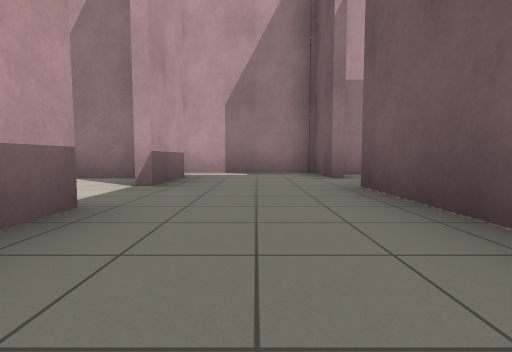
[1] (above)

24 first-person views from a walk through a world built for the Player/Stage simulator. The camera is 0.72 m above the floor, tilts 4° down and sees 85° across. Floor lines are 1 m apart. The floor is counted in squares, 2 m on a side. Each view is taken from the middle of a square. On the plan, view 1 faces up. The plan holds only what a view shows up to about 9 squares ahead; the rest is blank. The place goes on beyond the plan.

[2]
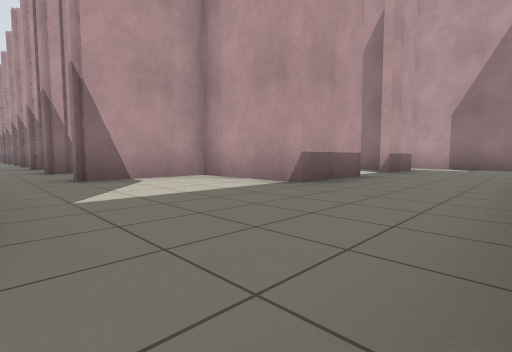

[3]
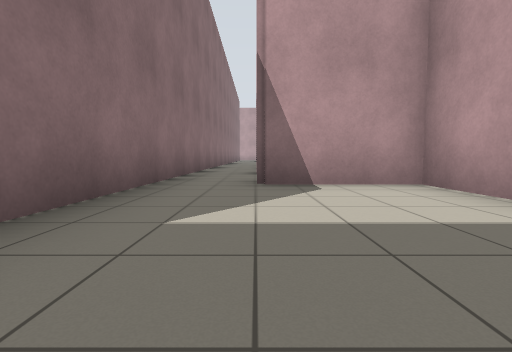

[4]
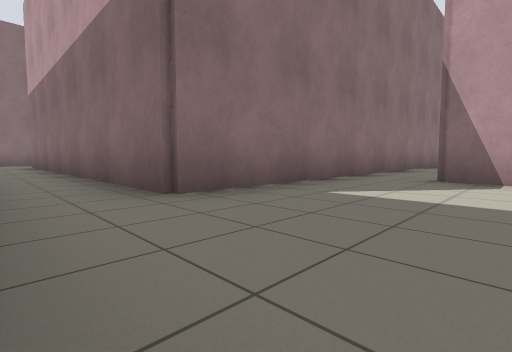

[5]
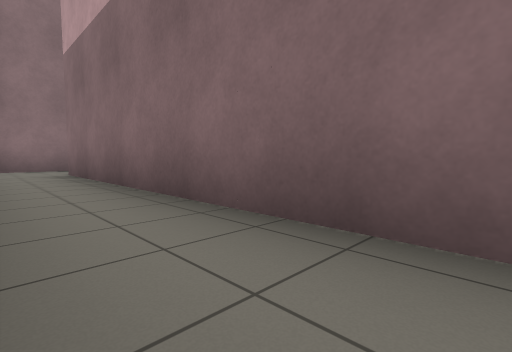

[6]
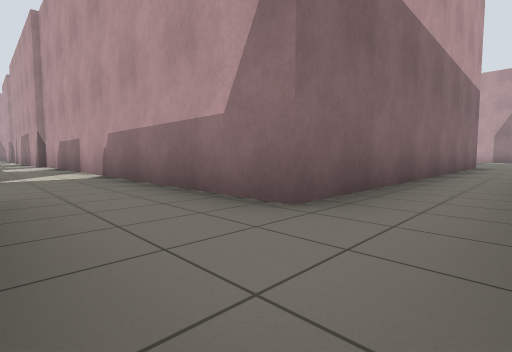

[7]
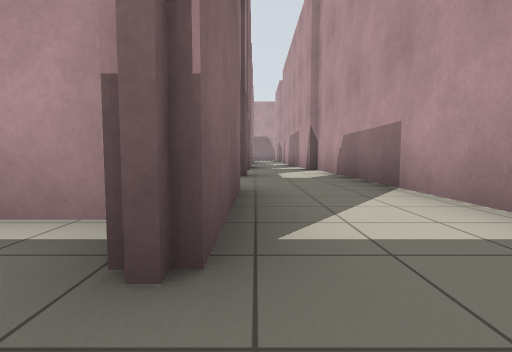

[8]
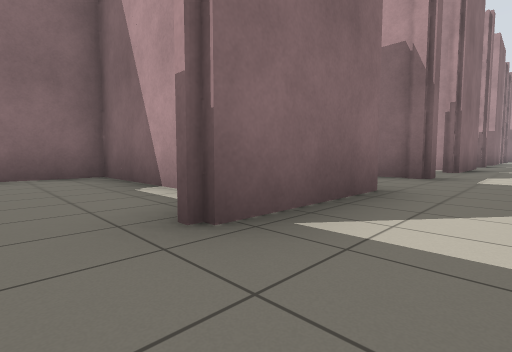

[9]
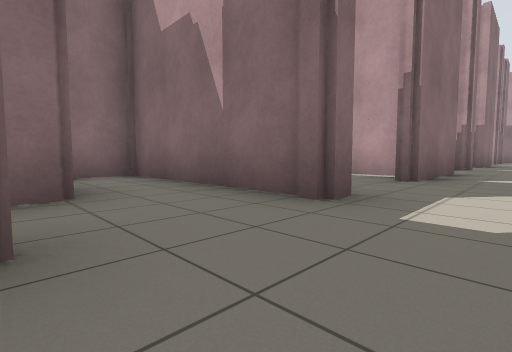

[10]
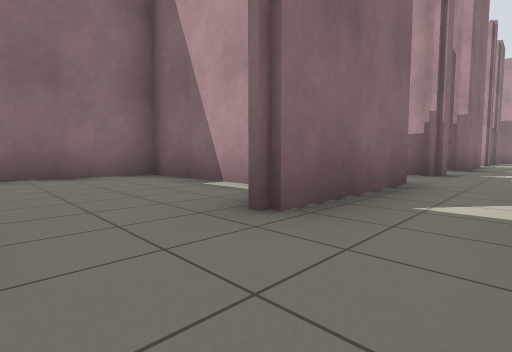

[11]
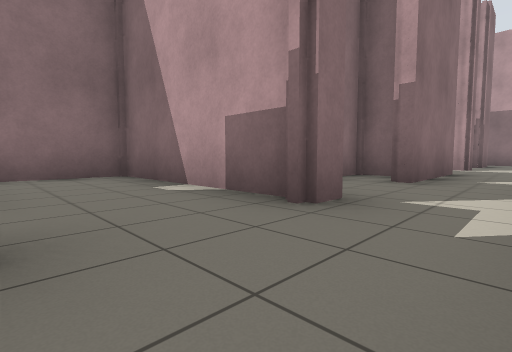

[12]
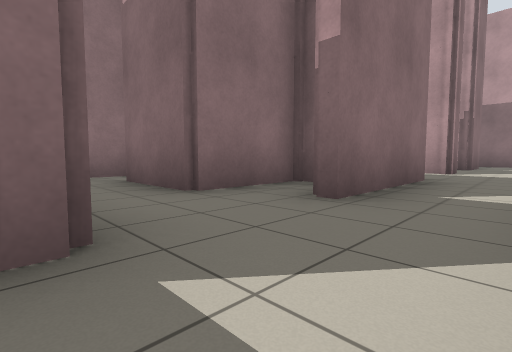

[13]
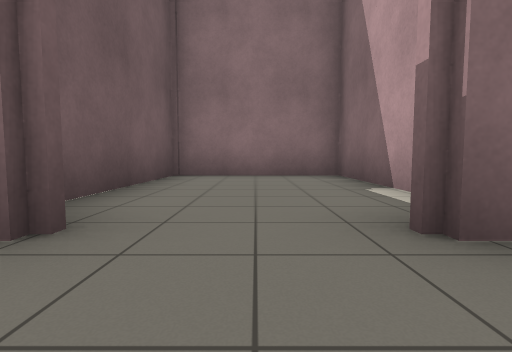

[14]
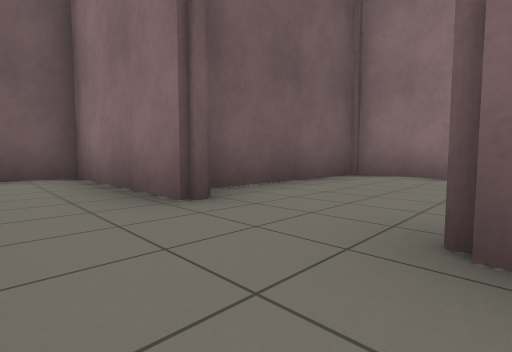

[15]
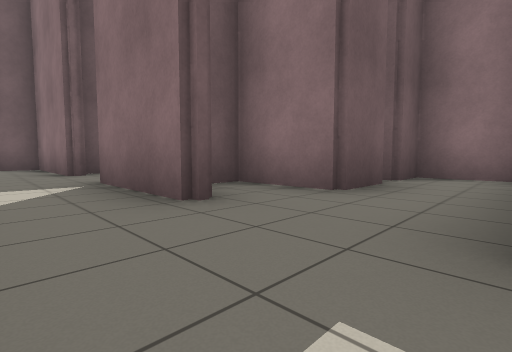

[16]
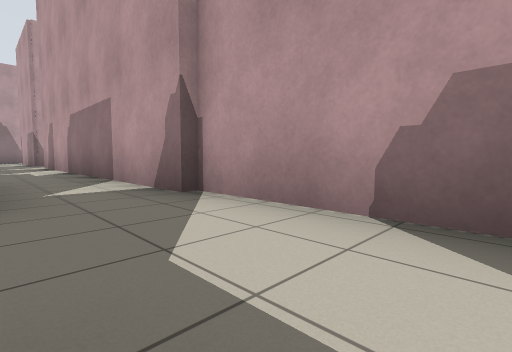

[17]
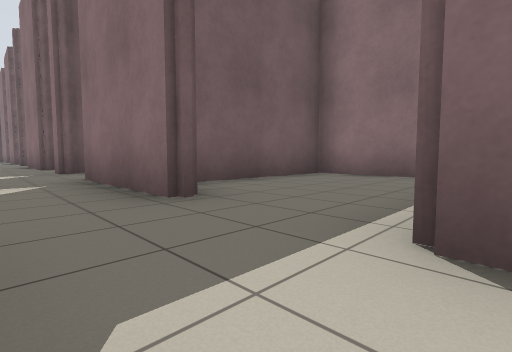

[18]
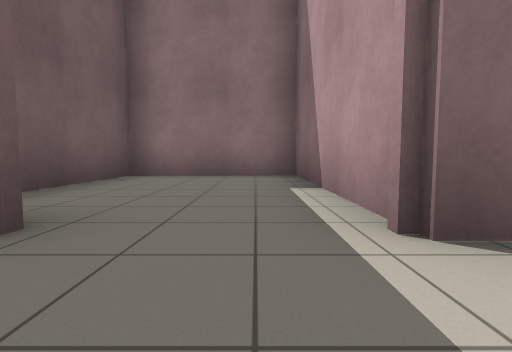

[19]
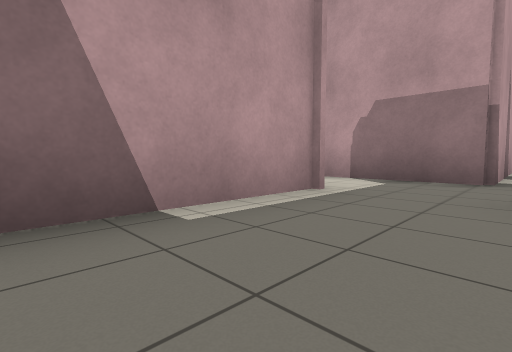

[20]
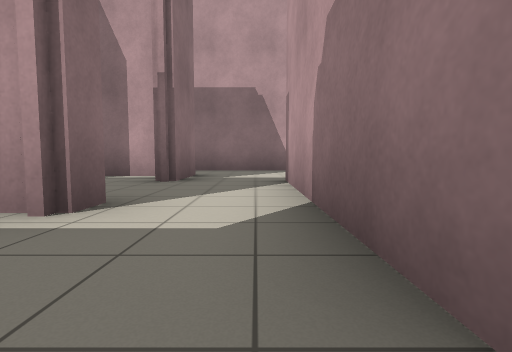

[21]
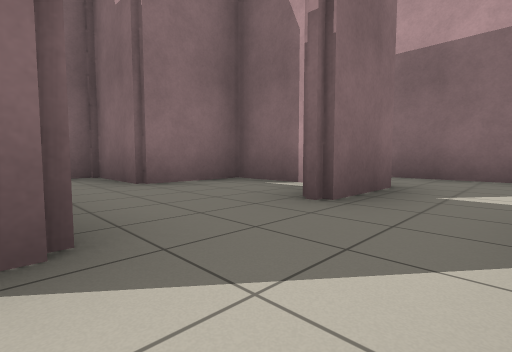

[22]
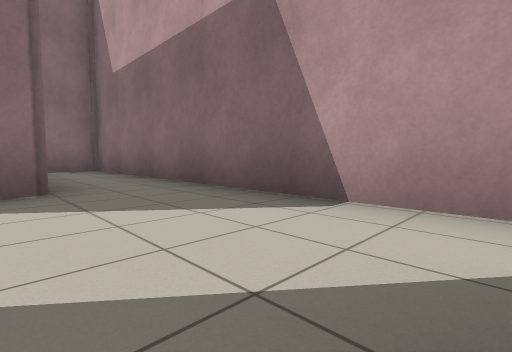

[23]
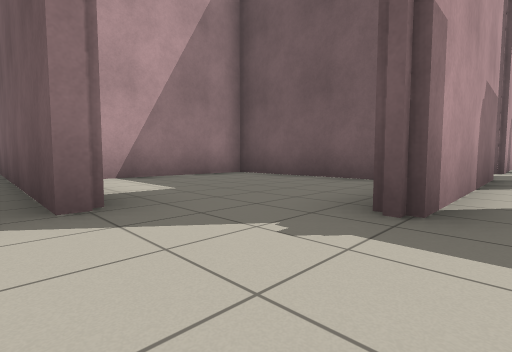

[24]
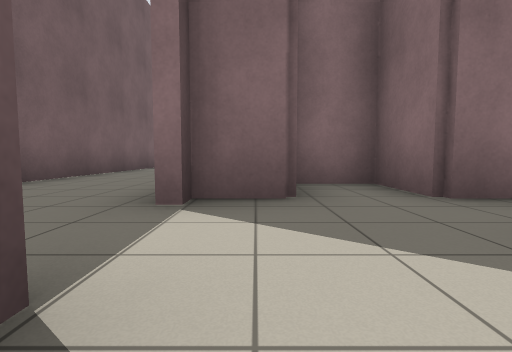

### Floor plan
Ten units are one square. View 1 is at (0, 0); x grows to the right and y downward. Boxes are objects, and circles mark ways between rooms. Rooms are numbered by the first view taken in them; rooms with no view inside come last. Other rooms are left out.
<svg viewBox="-276 -67 301 257">
<path fill="none" stroke="#000" d="M13 50 13 -34M-36 1 -36 20M-12 -20 -12 -1 -36 -1M-60 15 -60 20 -64 20M-82 20 -89 20M-12 -49 -12 -32M13 -46 13 -62 -16 -62M-94 34 -2 34 -2 124 -24 124M-21 142 13 142 13 131M-61 142 -38 142M-85 142 -81 142M-24 124 -85 124M-115 146 -115 183 -91 183M-85 124 -105 124M-131 142 -102 142M-104 126 -146 126M-152 148 -152 142 -146 142M-183 146 -183 155 -165 155 -165 172M-146 126 -175 126M-170 183 -162 183M-199 142 -171 142M-203 126 -225 126M-224 142 -218 142 -218 183 -186 183 -186 151M-175 126 -185 126M-216 112 -216 81 -246 81M-255 142 -239 142M-271 110 -271 185 -260 185M-252 109 -257 109M-36 -16 -36 1M-24 -16 -14 -16M-19 -46 -30 -46M-36 -3 -25 -3M-46 148 -46 183 -15 183 -15 145M-252 146 -252 166 -235 166 -235 183 -230 183M-225 126 -242 126M-149 141 -149 183 -131 183M-66 169 -66 157 -50 157 -50 151M-81 142 -81 183 -66 183 -66 174"/>
<circle cx="-15" cy="130" r="3" fill="#2a7"/>
<circle cx="-20" cy="-30" r="3" fill="#2a7"/>
<circle cx="-80" cy="135" r="3" fill="#2a7"/>
<circle cx="-30" cy="140" r="3" fill="#2a7"/>
<circle cx="-70" cy="140" r="3" fill="#2a7"/>
<circle cx="-110" cy="130" r="3" fill="#2a7"/>
<circle cx="-150" cy="135" r="3" fill="#2a7"/>
<circle cx="-140" cy="140" r="3" fill="#2a7"/>
<circle cx="-180" cy="130" r="3" fill="#2a7"/>
<circle cx="-220" cy="135" r="3" fill="#2a7"/>
<circle cx="-250" cy="120" r="3" fill="#2a7"/>
<circle cx="-240" cy="130" r="3" fill="#2a7"/>
<text x="-10" y="30">1</text>
<text x="-60" y="130">2</text>
<text x="-100" y="160">3</text>
<text x="-130" y="130">4</text>
<text x="-160" y="150">5</text>
<text x="-200" y="150">6</text>
<text x="-240" y="100">7</text>
<text x="-260" y="150">8</text>
<text x="-30" y="-30">9</text>
<text x="-30" y="160">10</text>
<text x="-230" y="150">11</text>
<text x="-140" y="160">12</text>
<text x="-70" y="160">13</text>
</svg>
Room 1 opens to room 2. Room 1 opens to room 9. Room 2 opens to room 3. Room 2 opens to room 10. Room 2 opens to room 13. Room 3 opens to room 4. Room 4 opens to room 5. Room 4 opens to room 12. Room 5 opens to room 6. Room 6 opens to room 11. Room 7 opens to room 8. Room 8 opens to room 11.

Where each view was taken, in squares from view 1:
view 1: 0 up, 0 right, facing up
view 2: 3 down, 1 right, facing up-left
view 3: 2 down, 0 right, facing left
view 4: 1 down, 1 right, facing down-left
view 5: 6 down, 1 right, facing down-left
view 6: 14 down, 1 right, facing up-left
view 7: 14 down, 3 left, facing left
view 8: 13 down, 3 left, facing down-left
view 9: 13 down, 6 left, facing down-left
view 10: 13 down, 9 left, facing down-left
view 11: 13 down, 13 left, facing down-left
view 12: 13 down, 15 left, facing down-left
view 13: 13 down, 3 left, facing down
view 14: 13 down, 4 left, facing down-right
view 15: 13 down, 8 left, facing down-right
view 16: 14 down, 8 left, facing up-left
view 17: 13 down, 22 left, facing down-right
view 18: 13 down, 21 left, facing down
view 19: 17 down, 20 left, facing up-left
view 20: 13 down, 20 left, facing left
view 21: 13 down, 22 left, facing down-left
view 22: 11 down, 25 left, facing down-left
view 23: 13 down, 26 left, facing up-right
view 24: 4 up, 2 left, facing down
